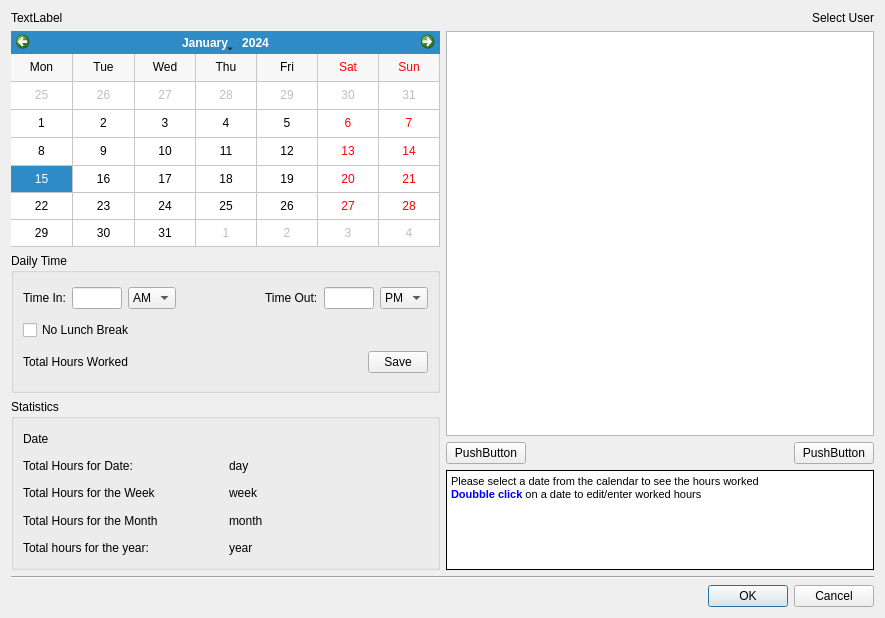
<ui version="4.0" >
 <class>atlasTimeDlg</class>
 <widget class="QDialog" name="atlasTimeDlg" >
  <property name="geometry" >
   <rect>
    <x>0</x>
    <y>0</y>
    <width>885</width>
    <height>618</height>
   </rect>
  </property>
  <property name="windowTitle" >
   <string>Dialog</string>
  </property>
  <layout class="QVBoxLayout" name="verticalLayout_4" >
   <item>
    <layout class="QHBoxLayout" name="horizontalLayout_5" >
     <item>
      <widget class="QLabel" name="headLabel" >
       <property name="text" >
        <string>TextLabel</string>
       </property>
      </widget>
     </item>
     <item>
      <layout class="QHBoxLayout" name="horizontalLayout_4" >
       <item>
        <widget class="QLabel" name="userLabel" >
         <property name="sizePolicy" >
          <sizepolicy vsizetype="Preferred" hsizetype="Minimum" >
           <horstretch>0</horstretch>
           <verstretch>0</verstretch>
          </sizepolicy>
         </property>
         <property name="text" >
          <string>Select User</string>
         </property>
         <property name="alignment" >
          <set>Qt::AlignRight|Qt::AlignTrailing|Qt::AlignVCenter</set>
         </property>
        </widget>
       </item>
      </layout>
     </item>
    </layout>
   </item>
   <item>
    <layout class="QHBoxLayout" name="horizontalLayout_9" >
     <item>
      <layout class="QVBoxLayout" name="verticalLayout_2" >
       <item>
        <widget class="QCalendarWidget" name="timeCalendar" >
         <property name="sizePolicy" >
          <sizepolicy vsizetype="Expanding" hsizetype="Expanding" >
           <horstretch>0</horstretch>
           <verstretch>0</verstretch>
          </sizepolicy>
         </property>
         <property name="gridVisible" >
          <bool>true</bool>
         </property>
         <property name="verticalHeaderFormat" >
          <enum>QCalendarWidget::NoVerticalHeader</enum>
         </property>
        </widget>
       </item>
       <item>
        <widget class="QGroupBox" name="dailyTimeGP" >
         <property name="sizePolicy" >
          <sizepolicy vsizetype="Preferred" hsizetype="Preferred" >
           <horstretch>0</horstretch>
           <verstretch>0</verstretch>
          </sizepolicy>
         </property>
         <property name="minimumSize" >
          <size>
           <width>0</width>
           <height>140</height>
          </size>
         </property>
         <property name="title" >
          <string>Daily Time</string>
         </property>
         <layout class="QVBoxLayout" name="verticalLayout" >
          <item>
           <layout class="QHBoxLayout" name="horizontalLayout_3" >
            <item>
             <widget class="QLabel" name="label" >
              <property name="text" >
               <string>Time In:</string>
              </property>
             </widget>
            </item>
            <item>
             <widget class="QLineEdit" name="inLineEdit" >
              <property name="minimumSize" >
               <size>
                <width>50</width>
                <height>0</height>
               </size>
              </property>
              <property name="maximumSize" >
               <size>
                <width>50</width>
                <height>16777215</height>
               </size>
              </property>
              <property name="toolTip" >
               <string>Enter time in in the format 12:30</string>
              </property>
              <property name="maxLength" >
               <number>5</number>
              </property>
             </widget>
            </item>
            <item>
             <widget class="QComboBox" name="inComboBox" >
              <item>
               <property name="text" >
                <string>AM</string>
               </property>
              </item>
              <item>
               <property name="text" >
                <string>PM</string>
               </property>
              </item>
             </widget>
            </item>
            <item>
             <spacer name="horizontalSpacer_4" >
              <property name="orientation" >
               <enum>Qt::Horizontal</enum>
              </property>
              <property name="sizeHint" stdset="0" >
               <size>
                <width>40</width>
                <height>20</height>
               </size>
              </property>
             </spacer>
            </item>
            <item>
             <widget class="QLabel" name="label_2" >
              <property name="text" >
               <string>Time Out:</string>
              </property>
             </widget>
            </item>
            <item>
             <widget class="QLineEdit" name="outLineEdit" >
              <property name="minimumSize" >
               <size>
                <width>50</width>
                <height>0</height>
               </size>
              </property>
              <property name="maximumSize" >
               <size>
                <width>50</width>
                <height>16777215</height>
               </size>
              </property>
              <property name="toolTip" >
               <string>Enter time in 12:30 format</string>
              </property>
              <property name="maxLength" >
               <number>5</number>
              </property>
             </widget>
            </item>
            <item>
             <widget class="QComboBox" name="outComboBox" >
              <item>
               <property name="text" >
                <string>PM</string>
               </property>
              </item>
              <item>
               <property name="text" >
                <string>AM</string>
               </property>
              </item>
             </widget>
            </item>
           </layout>
          </item>
          <item>
           <widget class="QCheckBox" name="noBreakCheckBox" >
            <property name="text" >
             <string>No Lunch Break</string>
            </property>
           </widget>
          </item>
          <item>
           <layout class="QHBoxLayout" name="horizontalLayout_7" >
            <item>
             <widget class="QLabel" name="totalHourdLabel" >
              <property name="text" >
               <string>Total Hours Worked</string>
              </property>
             </widget>
            </item>
            <item>
             <widget class="QPushButton" name="addDailyTimeButton" >
              <property name="maximumSize" >
               <size>
                <width>60</width>
                <height>16777215</height>
               </size>
              </property>
              <property name="text" >
               <string>Save</string>
              </property>
             </widget>
            </item>
           </layout>
          </item>
         </layout>
         <zorder>noBreakCheckBox</zorder>
         <zorder></zorder>
        </widget>
       </item>
       <item>
        <widget class="QGroupBox" name="statGP" >
         <property name="minimumSize" >
          <size>
           <width>0</width>
           <height>171</height>
          </size>
         </property>
         <property name="title" >
          <string>Statistics</string>
         </property>
         <layout class="QHBoxLayout" name="horizontalLayout_6" >
          <item>
           <layout class="QGridLayout" name="gridLayout" >
            <item row="0" column="0" colspan="2" >
             <widget class="QLabel" name="dateLabel" >
              <property name="text" >
               <string>Date</string>
              </property>
             </widget>
            </item>
            <item row="1" column="0" >
             <widget class="QLabel" name="label_3" >
              <property name="text" >
               <string>Total Hours for Date:</string>
              </property>
             </widget>
            </item>
            <item row="1" column="1" >
             <widget class="QLabel" name="dayLable" >
              <property name="text" >
               <string>day</string>
              </property>
             </widget>
            </item>
            <item row="2" column="0" >
             <widget class="QLabel" name="label_4" >
              <property name="text" >
               <string>Total Hours for the Week</string>
              </property>
             </widget>
            </item>
            <item row="2" column="1" >
             <widget class="QLabel" name="weekLabel" >
              <property name="text" >
               <string>week</string>
              </property>
             </widget>
            </item>
            <item row="3" column="0" >
             <widget class="QLabel" name="label_5" >
              <property name="text" >
               <string>Total Hours for the Month</string>
              </property>
             </widget>
            </item>
            <item row="3" column="1" >
             <widget class="QLabel" name="monthLabel" >
              <property name="text" >
               <string>month</string>
              </property>
             </widget>
            </item>
            <item row="4" column="0" >
             <widget class="QLabel" name="label_7" >
              <property name="text" >
               <string>Total hours for the year:</string>
              </property>
             </widget>
            </item>
            <item row="4" column="1" >
             <widget class="QLabel" name="yearLabel" >
              <property name="text" >
               <string>year</string>
              </property>
             </widget>
            </item>
           </layout>
          </item>
         </layout>
        </widget>
       </item>
      </layout>
     </item>
     <item>
      <layout class="QVBoxLayout" name="verticalLayout_3" >
       <item>
        <layout class="QHBoxLayout" name="horizontalLayout_8" >
         <item>
          <widget class="QTableView" name="hourView" />
         </item>
        </layout>
       </item>
       <item>
        <layout class="QHBoxLayout" name="horizontalLayout" >
         <item>
          <widget class="QPushButton" name="pushButton" >
           <property name="text" >
            <string>PushButton</string>
           </property>
          </widget>
         </item>
         <item>
          <spacer name="horizontalSpacer" >
           <property name="orientation" >
            <enum>Qt::Horizontal</enum>
           </property>
           <property name="sizeHint" stdset="0" >
            <size>
             <width>40</width>
             <height>20</height>
            </size>
           </property>
          </spacer>
         </item>
         <item>
          <widget class="QPushButton" name="pushButton_2" >
           <property name="text" >
            <string>PushButton</string>
           </property>
          </widget>
         </item>
        </layout>
       </item>
       <item>
        <widget class="QTextBrowser" name="helpTextBrowser" >
         <property name="sizePolicy" >
          <sizepolicy vsizetype="Fixed" hsizetype="Expanding" >
           <horstretch>0</horstretch>
           <verstretch>0</verstretch>
          </sizepolicy>
         </property>
         <property name="maximumSize" >
          <size>
           <width>16777215</width>
           <height>100</height>
          </size>
         </property>
         <property name="frameShape" >
          <enum>QFrame::Box</enum>
         </property>
         <property name="frameShadow" >
          <enum>QFrame::Plain</enum>
         </property>
         <property name="verticalScrollBarPolicy" >
          <enum>Qt::ScrollBarAlwaysOff</enum>
         </property>
         <property name="html" >
          <string>&lt;!DOCTYPE HTML PUBLIC "-//W3C//DTD HTML 4.0//EN" "http://www.w3.org/TR/REC-html40/strict.dtd">
&lt;html>&lt;head>&lt;meta name="qrichtext" content="1" />&lt;style type="text/css">
p, li { white-space: pre-wrap; }
&lt;/style>&lt;/head>&lt;body style=" font-family:'DejaVu Sans'; font-size:8pt; font-weight:400; font-style:normal;">
&lt;p style=" margin-top:0px; margin-bottom:0px; margin-left:0px; margin-right:0px; -qt-block-indent:0; text-indent:0px; font-family:'Segoe UI';">Please select a date from the calendar to see the hours worked&lt;/p>
&lt;p style=" margin-top:0px; margin-bottom:0px; margin-left:0px; margin-right:0px; -qt-block-indent:0; text-indent:0px; font-family:'Segoe UI';">&lt;span style=" font-weight:600; color:#0000ff;">Doubble click&lt;/span> on a date to edit/enter worked hours&lt;/p>&lt;/body>&lt;/html></string>
         </property>
        </widget>
       </item>
      </layout>
     </item>
    </layout>
   </item>
   <item>
    <widget class="Line" name="line" >
     <property name="orientation" >
      <enum>Qt::Horizontal</enum>
     </property>
    </widget>
   </item>
   <item>
    <layout class="QHBoxLayout" name="horizontalLayout_2" >
     <property name="sizeConstraint" >
      <enum>QLayout::SetMaximumSize</enum>
     </property>
     <item>
      <spacer name="horizontalSpacer_2" >
       <property name="orientation" >
        <enum>Qt::Horizontal</enum>
       </property>
       <property name="sizeHint" stdset="0" >
        <size>
         <width>648</width>
         <height>20</height>
        </size>
       </property>
      </spacer>
     </item>
     <item>
      <widget class="QDialogButtonBox" name="buttonBox" >
       <property name="orientation" >
        <enum>Qt::Horizontal</enum>
       </property>
       <property name="standardButtons" >
        <set>QDialogButtonBox::Cancel|QDialogButtonBox::Ok</set>
       </property>
      </widget>
     </item>
    </layout>
   </item>
  </layout>
 </widget>
 <resources/>
 <connections>
  <connection>
   <sender>buttonBox</sender>
   <signal>accepted()</signal>
   <receiver>atlasTimeDlg</receiver>
   <slot>accept()</slot>
   <hints>
    <hint type="sourcelabel" >
     <x>248</x>
     <y>254</y>
    </hint>
    <hint type="destinationlabel" >
     <x>157</x>
     <y>274</y>
    </hint>
   </hints>
  </connection>
  <connection>
   <sender>buttonBox</sender>
   <signal>rejected()</signal>
   <receiver>atlasTimeDlg</receiver>
   <slot>reject()</slot>
   <hints>
    <hint type="sourcelabel" >
     <x>316</x>
     <y>260</y>
    </hint>
    <hint type="destinationlabel" >
     <x>286</x>
     <y>274</y>
    </hint>
   </hints>
  </connection>
 </connections>
</ui>
